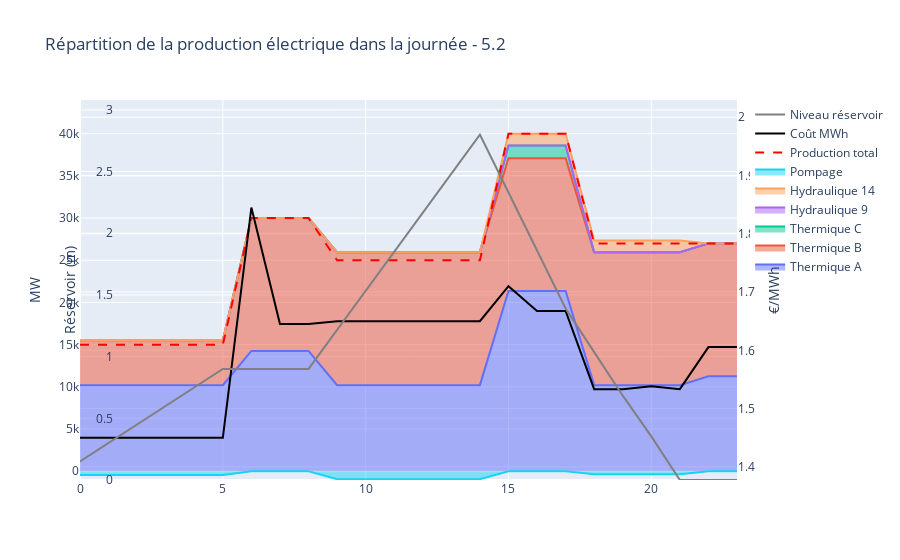

This figure's notebook cell:
### Code cell
from utils_viz import df_results52, Results_viz52
df = df_results52(dict_N,dict_P,dict_Nstart,dict_Thermique,dict_H,dict_Hstart,dict_Hydro,dict_S,debit_S,consommation)
fig = Results_viz52(df,dict_Thermique,dict_Hydro)
A = "5.2"
fig.update_layout(
    title = f"Répartition de la production électrique dans la journée - {A}"
)
fig.show()
fig.write_html(f"HTML/Répartition de la production électrique dans la journée - {A}.html")

### Figure 1 — Plotly figure (JSON) as saved in the notebook; plotly's stock layout.template omitted (floating-point values rounded to 4 significant figures)
{"data": [{"name": "Thermique A", "stackgroup": "one", "type": "scatter", "x": [0, 1, 2, 3, 4, 5, 6, 7, 8, 9, 10, 11, 12, 13, 14, 15, 16, 17, 18, 19, 20, 21, 22, 23], "y": [10200, 10200, 10200, 10200, 10200, 10200, 14250, 14250, 14250, 10200, 10200, 10200, 10200, 10200, 10200, 21350, 21350, 21350, 10200, 10200, 10270.0, 10200.0, 11250, 11250]}, {"name": "Thermique B", "stackgroup": "one", "type": "scatter", "x": [0, 1, 2, 3, 4, 5, 6, 7, 8, 9, 10, 11, 12, 13, 14, 15, 16, 17, 18, 19, 20, 21, 22, 23], "y": [5250, 5250, 5250, 5250, 5250, 5250, 15750, 15750, 15750, 15750, 15750, 15750, 15750, 15750, 15750, 15750, 15750, 15750, 15750, 15750, 15750, 15750, 15750, 15750]}, {"name": "Thermique C", "stackgroup": "one", "type": "scatter", "x": [0, 1, 2, 3, 4, 5, 6, 7, 8, 9, 10, 11, 12, 13, 14, 15, 16, 17, 18, 19, 20, 21, 22, 23], "y": [0, 0, 0, 0, 0, 0, 0, 0, 0, 0, 0, 0, 0, 0, 0, 1500, 1500, 1500, 0, 0, 0, 0, 0, 0]}, {"name": "Hydraulique 9", "stackgroup": "one", "type": "scatter", "x": [0, 1, 2, 3, 4, 5, 6, 7, 8, 9, 10, 11, 12, 13, 14, 15, 16, 17, 18, 19, 20, 21, 22, 23], "y": [0, 0, 0, 0, 0, 0, 0, 0, 0, 0, 0, 0, 0, 0, 0, 0, 0, 0, 0, 0, 0, 0, 0, 0]}, {"name": "Hydraulique 14", "stackgroup": "one", "type": "scatter", "x": [0, 1, 2, 3, 4, 5, 6, 7, 8, 9, 10, 11, 12, 13, 14, 15, 16, 17, 18, 19, 20, 21, 22, 23], "y": [0, 0, 0, 0, 0, 0, 0, 0, 0, 0, 0, 0, 0, 0, 0, 1400, 1400, 1400, 1400, 1400, 1400, 1400, 0, 0]}, {"name": "Pompage", "stackgroup": "two", "type": "scatter", "x": [0, 1, 2, 3, 4, 5, 6, 7, 8, 9, 10, 11, 12, 13, 14, 15, 16, 17, 18, 19, 20, 21, 22, 23], "y": [-450, -450, -450, -450, -450, -450, 0, 0, 0, -950, -950, -950, -950, -950, -950, 0, 0, 0, -350, -350, -420.0, -350.0, 0, 0]}, {"line": {"color": "red", "dash": "dash"}, "name": "Production total", "type": "scatter", "x": [0, 1, 2, 3, 4, 5, 6, 7, 8, 9, 10, 11, 12, 13, 14, 15, 16, 17, 18, 19, 20, 21, 22, 23], "y": [15000, 15000, 15000, 15000, 15000, 15000, 30000, 30000, 30000, 25000, 25000, 25000, 25000, 25000, 25000, 40000, 40000, 40000, 27000, 27000, 27000, 27000, 27000, 27000]}, {"line": {"color": "black"}, "name": "Coût MWh", "type": "scatter", "x": [0, 1, 2, 3, 4, 5, 6, 7, 8, 9, 10, 11, 12, 13, 14, 15, 16, 17, 18, 19, 20, 21, 22, 23], "y": [1.45, 1.45, 1.45, 1.45, 1.45, 1.45, 1.845, 1.645, 1.645, 1.65, 1.65, 1.65, 1.65, 1.65, 1.65, 1.71, 1.667, 1.667, 1.533, 1.533, 1.539, 1.533, 1.606, 1.606], "yaxis": "y2"}, {"line": {"color": "grey"}, "name": "Niveau réservoir", "type": "scatter", "x": [0, 1, 2, 3, 4, 5, 6, 7, 8, 9, 10, 11, 12, 13, 14, 15, 16, 17, 18, 19, 20, 21, 22, 23], "y": [0.15, 0.3, 0.45, 0.6, 0.75, 0.9, 0.9, 0.9, 0.9, 1.217, 1.533, 1.85, 2.167, 2.483, 2.8, 2.33, 1.86, 1.39, 1.037, 0.6833, 0.3533, -3.331e-16, -3.331e-16, -3.331e-16], "yaxis": "y3"}], "layout": {"hovermode": "x", "title": {"text": "Répartition de la production électrique dans la journée - 5.2"}, "yaxis": {"range": [-1045, 44000], "title": {"text": "MW"}}, "yaxis2": {"anchor": "free", "overlaying": "y", "position": 1, "range": [1.377, 2.03], "side": "right", "title": {"text": "€/MWh"}}, "yaxis3": {"anchor": "free", "overlaying": "y", "position": 0.05, "range": [-3.664e-16, 3.08], "side": "left", "title": {"text": "Réservoir (m)"}}}}
